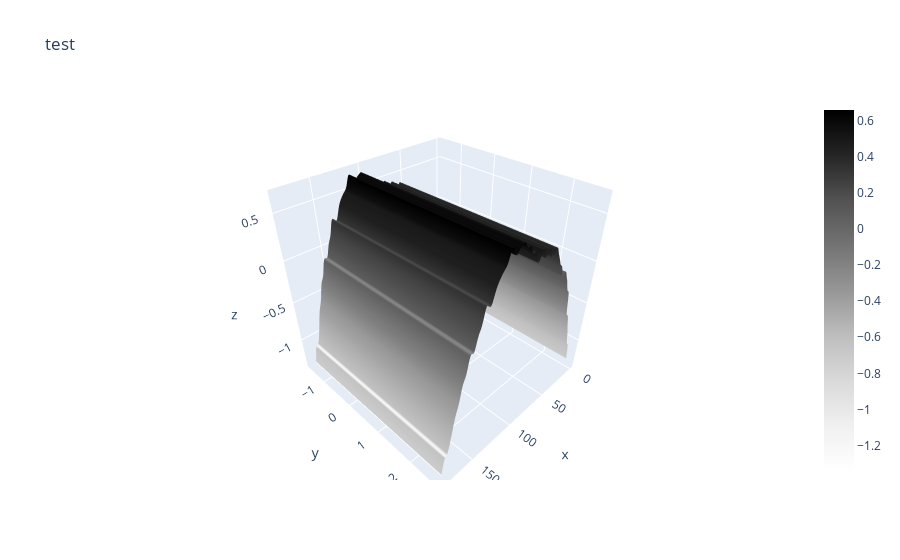

The code cell stored with this chart in its notebook:
### Code cell
# Graphing the filtered flattened surface with plotly
print('plotting the last one')
fig = go.Figure(data=go.Surface(x=xseggrid[i],y=yseggrid[i],z=sollast_FT_filtered_IFT_real, colorscale="greys"))
fig.update_layout(scene = dict(
            xaxis_title='x',
            yaxis_title='y',
            zaxis_title='z'),
            title='test')

### Figure 1 — Plotly figure (JSON) as saved in the notebook; plotly's stock layout.template omitted (floating-point values rounded to 4 significant figures; data arrays with more than 128 entries replaced by an {"elided": "..."} marker saying what was removed)
{"data": [{"colorscale": [[0, "rgb(255,255,255)"], [0.125, "rgb(240,240,240)"], [0.25, "rgb(217,217,217)"], [0.375, "rgb(189,189,189)"], [0.5, "rgb(150,150,150)"], [0.625, "rgb(115,115,115)"], [0.75, "rgb(82,82,82)"], [0.875, "rgb(37,37,37)"], [1, "rgb(0,0,0)"]], "type": "surface", "x": {"elided": "7x257 float values"}, "y": {"elided": "7x257 float values"}, "z": {"elided": "7x257 float values"}}], "layout": {"scene": {"xaxis": {"title": {"text": "x"}}, "yaxis": {"title": {"text": "y"}}, "zaxis": {"title": {"text": "z"}}}, "title": {"text": "test"}}}
